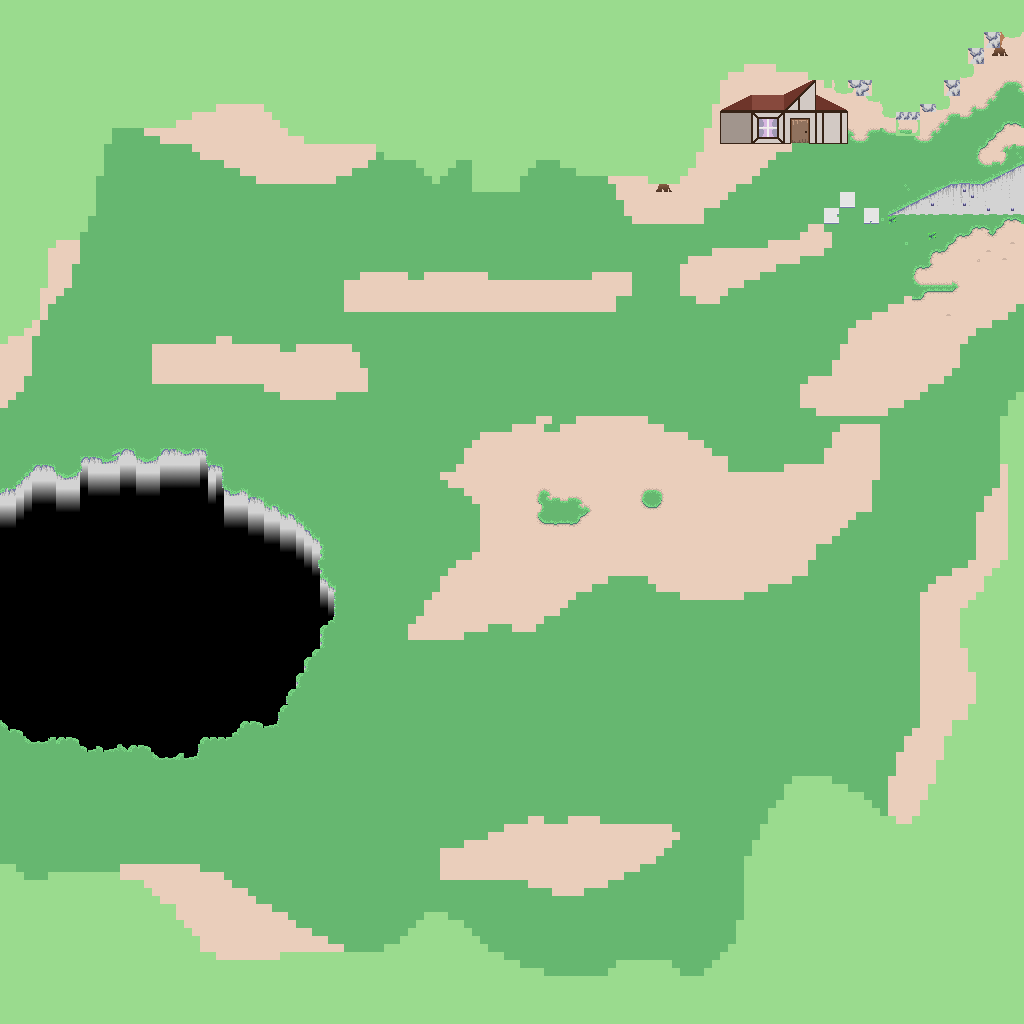

The image is a tile-based game level rendered from a .tmx file. Its description and source (layers, tilesets, objects; grid data summarised) follow:
An orthogonal 128x128 tile map with 8x8 px tiles, 5 tile layers (Back Gradients, Background, Mid Background, Mid Foreground, ...).

<map version="1.0" tiledversion="2018.01.23" orientation="orthogonal" renderorder="right-down" width="128" height="128" tilewidth="8" tileheight="8" infinite="0" nextobjectid="1">
 <tileset firstgid="1" source="Tiles_1.tsx" />
 <layer name="Back Gradients" width="128" height="128">
  <data>[16384 cells, 126 non-empty, 3 distinct tile ids]</data>
 </layer>
 <layer name="Background" width="128" height="128">
  <data>[16384 cells, 15189 non-empty, 82 distinct tile ids]</data>
 </layer>
 <layer name="Mid Background" width="128" height="128">
  <data>[16384 cells, 63 non-empty, 38 distinct tile ids]</data>
 </layer>
 <layer name="Mid Foreground" width="128" height="128">
  <data>[16384 cells, 141 non-empty, 135 distinct tile ids]</data>
 </layer>
 <layer name="Very top" width="128" height="128">
  <data>[16384 cells, 4583 non-empty, 12 distinct tile ids]</data>
 </layer>
</map>
